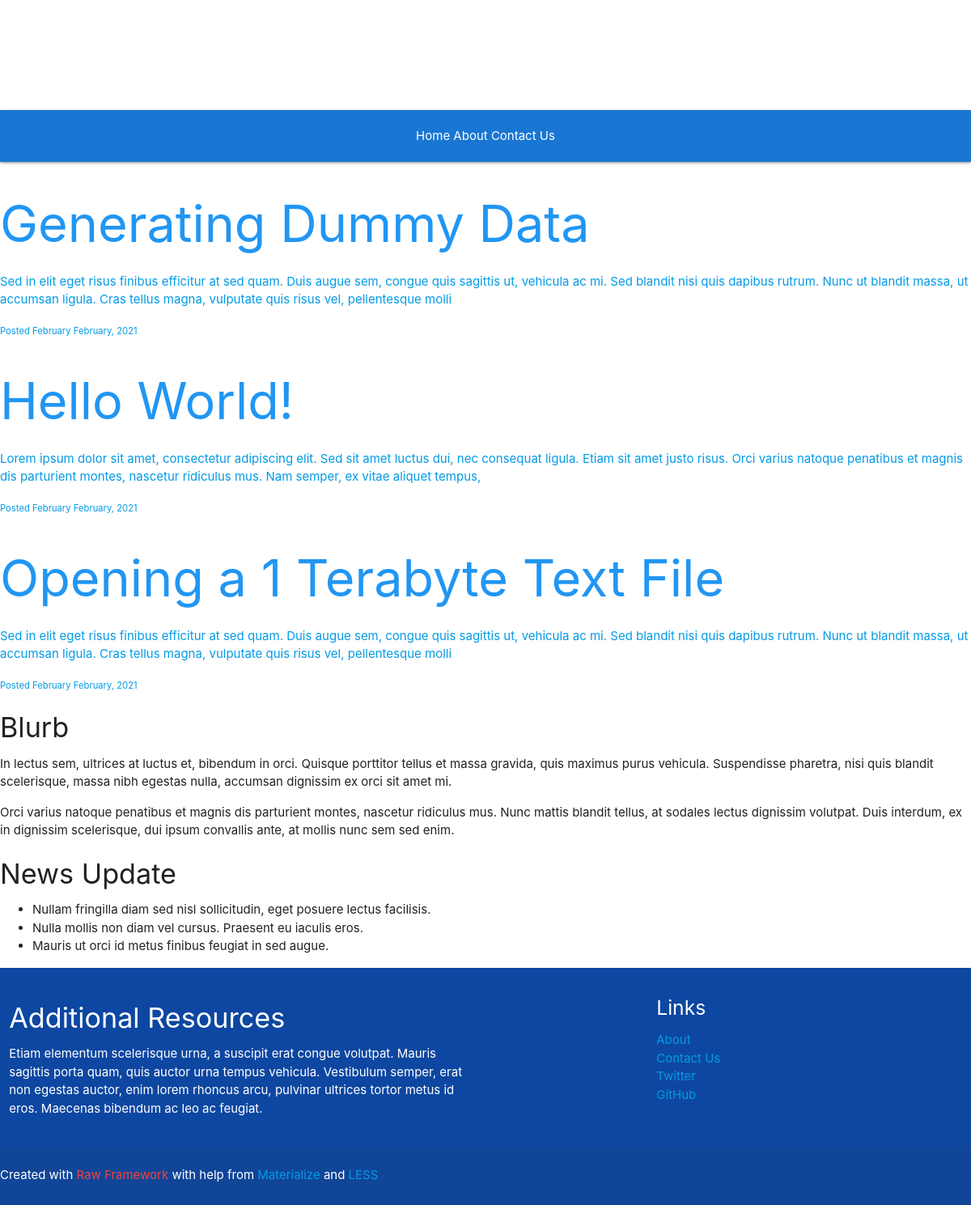
The page / on the database its author committed.
### tables this page shows
CREATE TABLE `posts` (
  `id` int(10) UNSIGNED NOT NULL,
  `title` varchar(45) DEFAULT NULL,
  `slug` varchar(45) DEFAULT NULL,
  `description` tinytext DEFAULT NULL,
  `content` longtext DEFAULT NULL,
  `type` varchar(50) DEFAULT NULL,
  `month` varchar(45) DEFAULT NULL,
  `date` varchar(45) DEFAULT NULL,
  `year` varchar(45) DEFAULT NULL
);

### index.php (called while the page is built, shortened)
<?php
    $go = new Kernel;
    $go->raw();

### app/models/view_model.php (called while the page is built, shortened)
<?php
    Class View_Model extends Model
    {
        private $connect;
        public function __construct() {
            $this->connect = $this->db();
        }
        public function getPost($id, $type) {
            $sql = "SELECT * FROM `posts` WHERE slug = ? AND `type` = ?";
            $statement = $this->connect->prepare($sql);
            $statement->execute(array($id, $type));
            $results = $statement->fetch();
            if(empty($results)) {
                return false;
            }
            return $results;
        }
        public function getPosts() {
            $sql = "SELECT * FROM `posts` WHERE `type` = 'post'";
            $statement = $this->connect->prepare($sql);
            $statement->execute();
            $results = $statement->fetchAll();
            return $results;
        }
    }

### app/views/index.php (the view, shortened to what this page needs)
<main>
    <div class="wrapper">
        <section>
            <?php foreach($data['posts'] as $post) : ?>
                <a href="post/<?php echo $post['slug']; ?>/" target="_self">
                    <article class="post">
                        <h1 class="blue-text darken-2 title"><?php echo $post['title']; ?></h1>
                        <p class="content"><?php echo $post['description']; ?></p>
                        <small class="by-line right-align">Posted <?php echo $post['month']." ".$post['month'].", ".$post['year'] ; ?></small>
                    </article>
                </a>
            <?php endforeach; ?>
        </section>
        <?php include 'sidebar.php'; ?>
    </div>
</main>

### app/controllers/view.php (shortened to what this page needs)
<?php
    class View extends Controller
    {
        private $view;
        public function __construct()
        {
            $this->view = $this->model("View_Model");
        }
        public function index($slug = 0)
        {
            $slug = filter_var($slug, FILTER_SANITIZE_STRING);
            $page = $this->view->getPost($slug, "page");
            $data['page'] = $page;
            $data['posts'] = $this->view->getPosts();
            if (empty($page)) {
                $page = $this->view->getPost("home", "page");
                $data['page'] = $page;
                $this->view("header", $data);
                $this->view("index", $data);
                $this->view("footer", $data);
                die();
            }
        }
    }

### app/views/header.php (shortened to what this page needs)
<!DOCTYPE html>
<html lang="en">
<head>
    <link rel="stylesheet" href="app/assets/css/materialize.min.css">
    <link rel="stylesheet/less" type="text/css" href="app/assets/css/style.less">
</head>
<body>
<header class="center-align">
    <a href="./" target="_self"><h1 class="white-text">Sample Blog</h1></a>
</header>
<nav class="blue darken-2">
    <div class="wrapper center-align">
        <a href="./" target="_self">Home</a>
        <a href="./about/" target="_self">About</a>
        <a href="./contact/" target="_self">Contact Us</a>
    </div>
</nav>

### app/views/sidebar.php (shortened to what this page needs)
<aside>
    <h4>Blurb</h4>
    <p>In lectus sem, ultrices at luctus et, bibendum in orci. Quisque porttitor tellus et massa gravida, quis maximus purus vehicula. Suspendisse pharetra, nisi quis blandit scelerisque, massa nibh egestas nulla, accumsan dignissim ex orci sit amet mi.</p>
    <p>Orci varius natoque penatibus et magnis dis parturient montes, nascetur ridiculus mus. Nunc mattis blandit tellus, at sodales lectus dignissim volutpat. Duis interdum, ex in dignissim scelerisque, dui ipsum convallis ante, at mollis nunc sem sed enim.</p>
    <h4>News Update</h4>
    <ul class="browser-default">
        <li>Nullam fringilla diam sed nisl sollicitudin, eget posuere lectus facilisis.</li>
        <li>Nulla mollis non diam vel cursus. Praesent eu iaculis eros.</li>
        <li>Mauris ut orci id metus finibus feugiat in sed augue.</li>
    </ul>
</aside>

### app/views/footer.php (shortened to what this page needs)
    <footer class="blue darken-4 page-footer">
        <div class="wrapper">
            <div class="row">
                <div class="col l6 s12">
                    <h4 class="white-text">Additional Resources</h5>
                    <p class="white-text text-lighten-4">Etiam elementum scelerisque urna, a suscipit erat congue volutpat. Mauris sagittis porta quam, quis auctor urna tempus vehicula. Vestibulum semper, erat non egestas auctor, enim lorem rhoncus arcu, pulvinar ultrices tortor metus id eros. Maecenas bibendum ac leo ac feugiat.</p>
                </div>
                <div class="col l4 offset-l2 s12">
                    <h5 class="white-text">Links</h5>
                    <ul>
                        <li><a href="./about/">About</a></li>
                        <li><a href="./contact/">Contact Us</a></li>
                        <li><a href="#!">Twitter</a></li>
                        <li><a href="#!">GitHub</a></li>
                    </ul>
                </div>
            </div>
        </div>
        <div class="footer-copyright">
            <div class="wrapper">
                <p class="white-text">Created with <a href="https://github.com/dwilsondev/raw-framework" class="red-text darken-4">Raw Framework</a> with help from <a href="https://materializecss.com/">Materialize</a> and <a href="http://lesscss.org/">LESS</a></p>
            </div>
        </div>
    </footer>
</body>
</html>

### rows shown on the page
posts: title "Generating Dummy Data", description "Sed in elit eget risus finibus efficitur at sed quam. Duis augue sem, congue quis sagittis ut, vehicula ac mi. Sed blandit nisi quis dapibus rutrum. Nunc ut blandit massa, ut accumsan ligula. Cras tellus magna, vulputate quis risus vel, pellentesque molli", month "February", year "2021"
posts: title "Hello World!", description "Lorem ipsum dolor sit amet, consectetur adipiscing elit. Sed sit amet luctus dui, nec consequat ligula. Etiam sit amet justo risus. Orci varius natoque penatibus et magnis dis parturient montes, nascetur ridiculus mus. Nam semper, ex vitae aliquet tempus,", month "February", year "2021"
posts: title "Opening a 1 Terabyte Text File", description "Sed in elit eget risus finibus efficitur at sed quam. Duis augue sem, congue quis sagittis ut, vehicula ac mi. Sed blandit nisi quis dapibus rutrum. Nunc ut blandit massa, ut accumsan ligula. Cras tellus magna, vulputate quis risus vel, pellentesque molli", month "February", year "2021"
